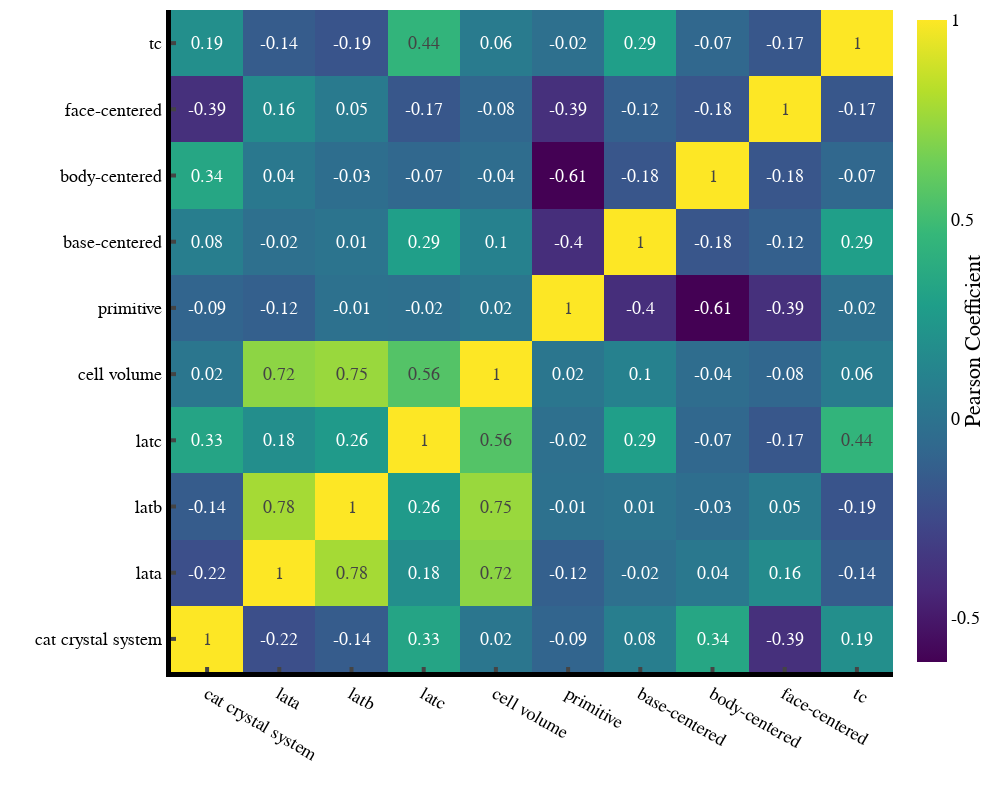

Source (notebook cell):
### Code cell
corr_matrix(df_MP_non_zero, crystal_properties, 1000, 800, 18)

### Figure 1 — Plotly figure (JSON) as saved in the notebook; plotly's stock layout.template omitted (floating-point values rounded to 4 significant figures; data arrays with more than 128 entries replaced by an {"elided": "..."} marker saying what was removed)
{"data": [{"colorbar": {"ticktext": [-1, -0.5, 0, 0.5, 1], "tickvals": [-1, -0.5, 0, 0.5, 1], "title": {"side": "right", "text": "Pearson Coefficient"}}, "colorscale": [[0, "#440154"], [0.1111, "#482878"], [0.2222, "#3e4989"], [0.3333, "#31688e"], [0.4444, "#26828e"], [0.5556, "#1f9e89"], [0.6667, "#35b779"], [0.7778, "#6ece58"], [0.8889, "#b5de2b"], [1, "#fde725"]], "text": {"elided": "15x15 float values"}, "textfont": {"size": 18}, "texttemplate": "%{text}", "type": "heatmap", "x": ["cat crystal system", "lata", "latb", "latc", "cell volume", "primitive", "base-centered", "body-centered", "face-centered", "tc", "tc", "tc", "tc", "tc", "tc"], "y": ["cat crystal system", "lata", "latb", "latc", "cell volume", "primitive", "base-centered", "body-centered", "face-centered", "tc", "tc", "tc", "tc", "tc", "tc"], "z": {"elided": "15x15 float values"}}], "layout": {"font": {"color": "black", "family": "Helvetica", "size": 18}, "height": 800, "margin": {"b": 5, "l": 5, "r": 5, "t": 10}, "paper_bgcolor": "white", "plot_bgcolor": "white", "width": 1000, "xaxis": {"linecolor": "black", "linewidth": 5, "showline": true, "ticklen": 5, "ticks": "inside", "tickwidth": 4, "title": {"text": ""}}, "yaxis": {"linecolor": "black", "linewidth": 5, "showline": true, "ticklen": 5, "ticks": "inside", "tickwidth": 4, "title": {"text": ""}}}}
